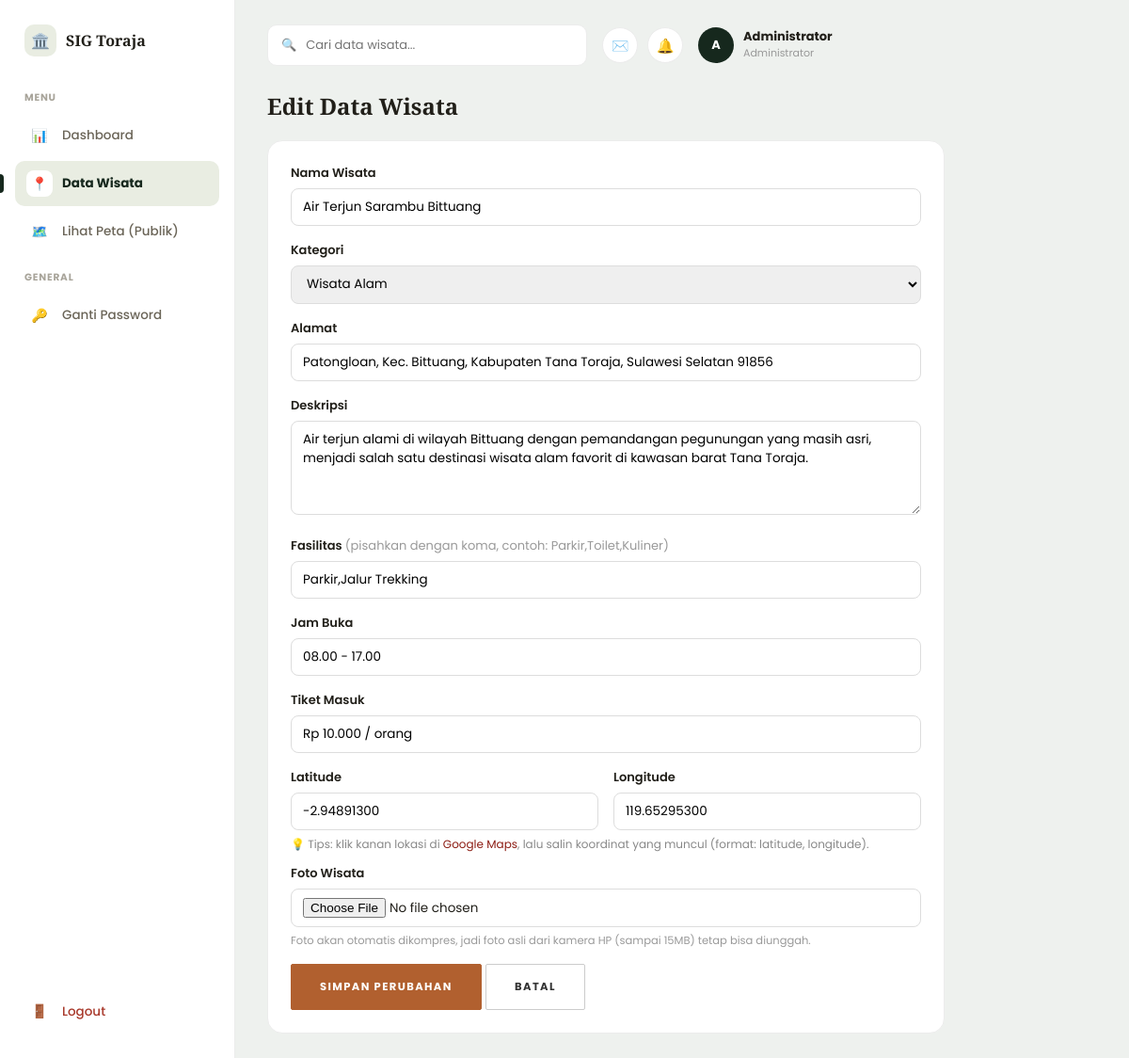
Screenshot of /admin/wisata_form.php?id=8 (signed in) with the database file from the repository.
### tables this page shows
CREATE TABLE wisata (
  id_wisata    INT AUTO_INCREMENT PRIMARY KEY,
  nama_wisata  VARCHAR(100) NOT NULL,
  id_kategori  INT NOT NULL,
  id_admin     INT DEFAULT NULL,
  alamat       TEXT,
  deskripsi    TEXT,
  fasilitas    VARCHAR(255) DEFAULT NULL,
  jam_buka     VARCHAR(100) DEFAULT NULL,
  tiket_masuk  VARCHAR(100) DEFAULT NULL,
  latitude     DECIMAL(10,8) NOT NULL,
  longitude    DECIMAL(11,8) NOT NULL,
  foto         VARCHAR(255) DEFAULT NULL,
  created_at   TIMESTAMP DEFAULT CURRENT_TIMESTAMP,
  updated_at   TIMESTAMP DEFAULT CURRENT_TIMESTAMP ON UPDATE CURRENT_TIMESTAMP,
  CONSTRAINT fk_wisata_kategori FOREIGN KEY (id_kategori)
    REFERENCES kategori_wisata(id_kategori) ON DELETE RESTRICT,
  CONSTRAINT fk_wisata_admin FOREIGN KEY (id_admin)
    REFERENCES admin(id_admin) ON DELETE SET NULL
);

CREATE TABLE kategori_wisata (
  id_kategori   INT AUTO_INCREMENT PRIMARY KEY,
  nama_kategori VARCHAR(100) NOT NULL UNIQUE
);

### config/config.php (called while the page is built, shortened)
<?php
require_once __DIR__ . '/db.php';
require_once __DIR__ . '/../includes/models/Wisata.php';
require_once __DIR__ . '/../includes/models/KategoriWisata.php';
$wisataModel = new Wisata($koneksi);
$kategoriModel = new KategoriWisata($koneksi);

### includes/models/Wisata.php (called while the page is built, shortened)
<?php
class Wisata
{
    private mysqli $db;
    public function __construct(mysqli $db, array $row = [])
    {
        $this->db = $db;
    }
    private function baseSelect(): string
    {
        return "SELECT w.id_wisata, w.nama_wisata, w.id_kategori, k.nama_kategori AS kategori,
                        w.id_admin, w.alamat, w.deskripsi, w.fasilitas, w.jam_buka, w.tiket_masuk,
                        w.latitude, w.longitude, w.foto, w.created_at, w.updated_at
                 FROM wisata w
                 INNER JOIN kategori_wisata k ON w.id_kategori = k.id_kategori";
    }
    public function getById(int $id): ?array
    {
        $stmt = $this->db->prepare($this->baseSelect() . " WHERE w.id_wisata = ?");
        $stmt->bind_param('i', $id);
        $stmt->execute();
        $row = $stmt->get_result()->fetch_assoc();
        return $row ?: null;
    }
}

### includes/models/KategoriWisata.php (called while the page is built, shortened)
<?php
class KategoriWisata
{
    private mysqli $db;
    public function __construct(mysqli $db, array $row = [])
    {
        $this->db = $db;
    }
    public function getAll(): array
    {
        $result = $this->db->query("SELECT id_kategori, nama_kategori FROM kategori_wisata ORDER BY nama_kategori ASC");
        return $result->fetch_all(MYSQLI_ASSOC);
    }
}

### admin/wisata_form.php (the view, shortened to what this page needs)
<?php
require_once __DIR__ . '/includes/auth.php';
$id = isset($_GET['id']) ? (int)$_GET['id'] : 0;
$isEdit = $id > 0;
$data = [
    'nama_wisata' => '', 'id_kategori' => '', 'alamat' => '', 'deskripsi' => '',
    'fasilitas' => '', 'jam_buka' => '', 'tiket_masuk' => '',
    'latitude' => '', 'longitude' => '', 'foto' => ''
];
if ($isEdit) {
    $found = $wisataModel->getById($id);
    $data = $found;
}
$kategoriList = $kategoriModel->getAll();
require_once __DIR__ . '/includes/layout_top.php';
?>
<h2><?php echo $isEdit ? 'Edit Data Wisata' : 'Tambah Data Wisata'; ?></h2>
<div class="form-box">
  <form method="post" enctype="multipart/form-data">
    <div class="form-group">
      <label>Nama Wisata</label>
      <input type="text" name="nama_wisata" value="<?php echo htmlspecialchars($data['nama_wisata']); ?>" required>
    </div>
    <div class="form-group">
      <label>Kategori</label>
      <select name="id_kategori" required>
        <?php foreach ($kategoriList as $k): ?>
          <option value="<?php echo $k['id_kategori']; ?>"
            <?php echo (string)$data['id_kategori'] === (string)$k['id_kategori'] ? 'selected' : ''; ?>>
            <?php echo htmlspecialchars($k['nama_kategori']); ?>
          </option>
        <?php endforeach; ?>
      </select>
    </div>
    <div class="form-group">
      <label>Alamat</label>
      <input type="text" name="alamat" value="<?php echo htmlspecialchars($data['alamat']); ?>">
    </div>
    <div class="form-group">
      <label>Deskripsi</label>
      <textarea name="deskripsi" rows="4"><?php echo htmlspecialchars($data['deskripsi']); ?></textarea>
    </div>
    <div class="form-group">
      <label>Fasilitas <span style="font-weight:400;color:#999;">(pisahkan dengan koma, contoh: Parkir,Toilet,Kuliner)</span></label>
      <input type="text" name="fasilitas" value="<?php echo htmlspecialchars($data['fasilitas']); ?>">
    </div>
    <div class="form-group">
      <label>Jam Buka</label>
      <input type="text" name="jam_buka" value="<?php echo htmlspecialchars($data['jam_buka']); ?>" placeholder="Contoh: 08.00 - 17.00">
    </div>
    <div class="form-group">
      <label>Tiket Masuk</label>
      <input type="text" name="tiket_masuk" value="<?php echo htmlspecialchars($data['tiket_masuk']); ?>" placeholder="Contoh: Rp 15.000 / orang">
    </div>
    <div class="form-group" style="display:flex;gap:16px;">
      <div style="flex:1;">
        <label>Latitude</label>
        <input type="text" name="latitude" value="<?php echo htmlspecialchars($data['latitude']); ?>" placeholder="-3.070441" required>
      </div>
      <div style="flex:1;">
        <label>Longitude</label>
        <input type="text" name="longitude" value="<?php echo htmlspecialchars($data['longitude']); ?>" placeholder="119.864728" required>
      </div>
    </div>
    <p style="font-size:12px;color:#888;margin-top:-10px;">
      💡 Tips: klik kanan lokasi di <a href="https://www.google.com/maps" target="_blank" style="color:#8c1c13;">Google Maps</a>, lalu salin koordinat yang muncul (format: latitude, longitude).
    </p>
    <div class="form-group">
      <label>Foto Wisata</label>
      <input type="file" name="foto" accept=".jpg,.jpeg,.png,.webp">
      <p style="font-size:11.5px;color:#999;margin-top:6px;">Foto akan otomatis dikompres, jadi foto asli dari kamera HP (sampai 15MB) tetap bisa diunggah.</p>
    </div>
    <button type="submit" class="btn"><?php echo $isEdit ? 'Simpan Perubahan' : 'Tambah Wisata'; ?></button>
    <a href="<?php echo BASE_URL; ?>admin/wisata_list.php" class="btn btn-outline" style="color:#333;border-color:#ccc;">Batal</a>
  </form>
</div>
<?php require_once __DIR__ . '/includes/layout_bottom.php'; ?>

### assets/css/style.css (style rules this page uses)
:root { --color-dark: #15140f; --color-forest: #16281d; --color-forest-2: #223a29; --color-ivory: #f6f1e6; --color-ivory-2: #efe8d8; --color-terracotta: #b1602f; --color-terracotta-dark: #8f4a22; --color-gray: #8a8578; --toraja-green-dark: var(--color-forest); --toraja-green: var(--color-forest-2); --toraja-green-light: #e9ede2; --danger-red: #a8392b; --toraja-black: var(--color-dark); --toraja-gold: var(--color-terracotta); --toraja-cream: var(--color-ivory); --text-dark: #211f19; --font-serif: 'Playfair Display', Georgia, serif; --font-sans: 'Manrope', 'Poppins', "Segoe UI", Roboto, Arial, sans-serif; --nav-h: 84px; }
* { box-sizing: border-box; }
html { scroll-behavior: smooth; }
body { margin: 0; font-family: var(--font-sans); background: var(--color-ivory); color: var(--text-dark); -webkit-font-smoothing: antialiased; }
h1, h2, h3, h4, h5, .section-title, .login-box h2, .feature-card h3, .wisata-card h4, .footer-brand-text { font-family: var(--font-serif); }
input, button, select, textarea { font-family: var(--font-sans); }
a { text-decoration: none; color: inherit; }
.btn { display: inline-flex; align-items: center; gap: 8px; background: var(--color-terracotta); color: #fff; padding: 15px 30px; border-radius: 2px; font-weight: 700; font-size: 11.5px; letter-spacing: 1.4px; text-transform: uppercase; border: 1px solid var(--color-terracotta); cursor: pointer; transition: .25s ease; }
.btn-outline { background: transparent; border: 1px solid var(--text-dark); color: var(--text-dark); }
.form-box { background:#fff; padding: 24px; border-radius: 16px; max-width: 720px; border:1px solid #ececec; }
.form-group { margin-bottom: 16px; }
.form-group label { display:block; font-size: 13px; font-weight:600; margin-bottom: 6px; }
.form-group input, .form-group select, .form-group textarea { width:100%; padding:9px 12px; border:1px solid #ddd; border-radius:8px; font-size:13.5px; font-family:inherit; }

### rows the page displays
wisata: nama_wisata "Air Terjun Sarambu Bittuang", id_kategori "Wisata Alam", alamat "Patongloan, Kec. Bittuang, Kabupaten Tana Toraja, Sulawesi Selatan 91856", deskripsi "Air terjun alami di wilayah Bittuang dengan pemandangan pegunungan yang masih asri, menjadi salah satu destinasi wisata alam favorit di kawasan barat Tana Toraja.", fasilitas "Parkir,Jalur Trekking", jam_buka "08.00 - 17.00", tiket_masuk "Rp 10.000 / orang", latitude "-2.94891300", longitude "119.65295300"

### other values shown
substr($_SESSION['admin_nama'] ?: $_SESSION['admin_username'], 0, 1) "A"
$_SESSION['admin_nama'] ?: $_SESSION['admin_username'] "Administrator"
